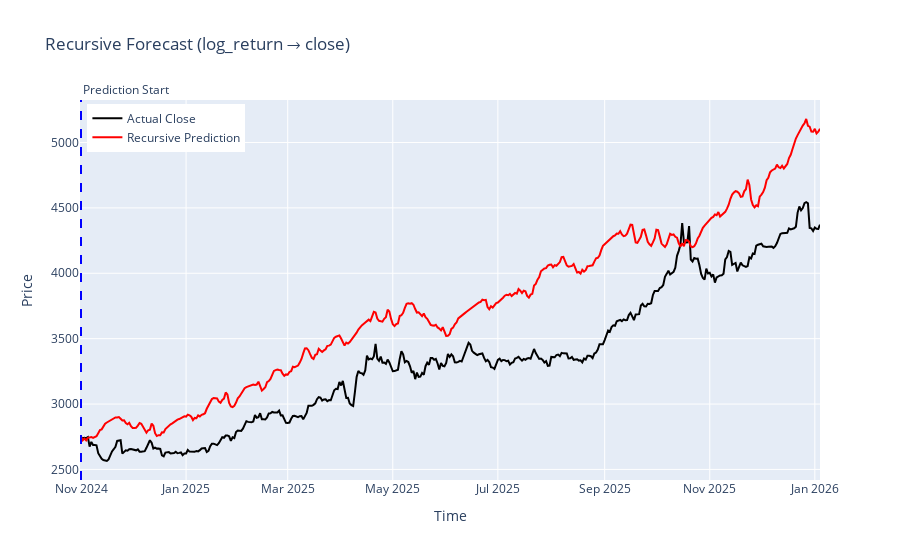

Source (notebook cell):
### Code cell
fig = go.Figure()

fig.add_trace(
    go.Scatter(
        x=df_rec["date"],
        y=df_rec["close"],
        name="Actual Close",
        line=dict(color="black"),
    )
)

fig.add_trace(
    go.Scatter(
        x=df_rec["date"],
        y=df_rec["close_pred"],
        name="Recursive Prediction",
        line=dict(color="red"),
    )
)

start_date = df_rec["date"].iloc[0]

fig.add_shape(
    type="line",
    x0=start_date,
    x1=start_date,
    y0=0,
    y1=1,
    xref="x",
    yref="paper",
    line=dict(color="blue", dash="dash"),
)

fig.add_annotation(
    x=start_date,
    y=1,
    yref="paper",
    text="Prediction Start",
    showarrow=False,
    xanchor="left",
    yanchor="bottom",
)

fig.update_layout(
    title="Recursive Forecast (log_return → close)",
    xaxis_title="Time",
    yaxis_title="Price",
    legend=dict(x=0.01, y=0.99),
)

fig.show()

### Figure 1 — Plotly figure (JSON) as saved in the notebook; plotly's stock layout.template omitted (floating-point values rounded to 4 significant figures; data arrays with more than 128 entries replaced by an {"elided": "..."} marker saying what was removed)
{"data": [{"line": {"color": "black"}, "name": "Actual Close", "type": "scatter", "x": {"elided": "430 str values"}, "y": {"elided": "430 float values"}}, {"line": {"color": "red"}, "name": "Recursive Prediction", "type": "scatter", "x": {"elided": "430 str values"}, "y": {"elided": "430 float values"}}], "layout": {"annotations": [{"showarrow": false, "text": "Prediction Start", "x": "2024-11-01T00:00:00", "xanchor": "left", "y": 1, "yanchor": "bottom", "yref": "paper"}], "legend": {"x": 0.01, "y": 0.99}, "shapes": [{"line": {"color": "blue", "dash": "dash"}, "type": "line", "x0": "2024-11-01T00:00:00", "x1": "2024-11-01T00:00:00", "xref": "x", "y0": 0, "y1": 1, "yref": "paper"}], "title": {"text": "Recursive Forecast (log_return → close)"}, "xaxis": {"title": {"text": "Time"}}, "yaxis": {"title": {"text": "Price"}}}}
